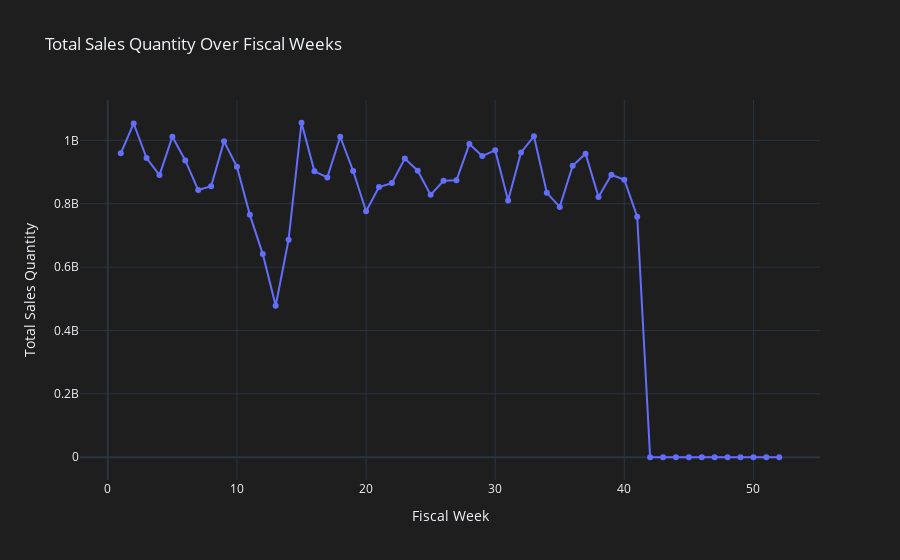

Notebook cell for this chart:
### Code cell
# Time series plot for total_sales_quantity vs fiscal week
fig = go.Figure()
fig.add_trace(go.Scatter(x=sales_summary['Fiscal Week'], 
                         y=sales_summary['total_sales_quantity'], 
                         mode='lines+markers',
                         name='Total Sales Quantity'))

# Add dark mode layout
fig.update_layout(
    title='Total Sales Quantity Over Fiscal Weeks',
    xaxis_title='Fiscal Week',
    yaxis_title='Total Sales Quantity',
    template='plotly_dark', 
    plot_bgcolor='#1e1e1e',  
    paper_bgcolor='#1e1e1e'  )
fig.show()

### Figure 1 — Plotly figure (JSON) as saved in the notebook; plotly's stock layout.template omitted (floating-point values rounded to 4 significant figures)
{"data": [{"mode": "lines+markers", "name": "Total Sales Quantity", "type": "scatter", "x": [1, 2, 3, 4, 5, 6, 7, 8, 9, 10, 11, 12, 13, 14, 15, 16, 17, 18, 19, 20, 21, 22, 23, 24, 25, 26, 27, 28, 29, 30, 31, 32, 33, 34, 35, 36, 37, 38, 39, 40, 41, 42, 43, 44, 45, 46, 47, 48, 49, 50, 51, 52], "y": [959087751, 1053114411, 943951244, 890391362, 1011587573, 936753015, 843117580, 855030774, 996792211, 916671979, 764860495, 641118771, 478053301, 686646978, 1055558969, 902151950, 883075141, 1011383576, 903441571, 776382887, 852776901, 865155507, 942719844, 904365307, 828028267, 872324337, 874078741, 988118482, 950520720, 968934510, 810131290, 961779808, 1012835474, 834386428, 790064958, 919818597, 958023460, 821611138, 891239856, 875706243, 758838597, 0, 0, 0, 0, 0, 0, 0, 0, 0, 0, 0]}], "layout": {"paper_bgcolor": "#1e1e1e", "plot_bgcolor": "#1e1e1e", "title": {"text": "Total Sales Quantity Over Fiscal Weeks"}, "xaxis": {"title": {"text": "Fiscal Week"}}, "yaxis": {"title": {"text": "Total Sales Quantity"}}}}
